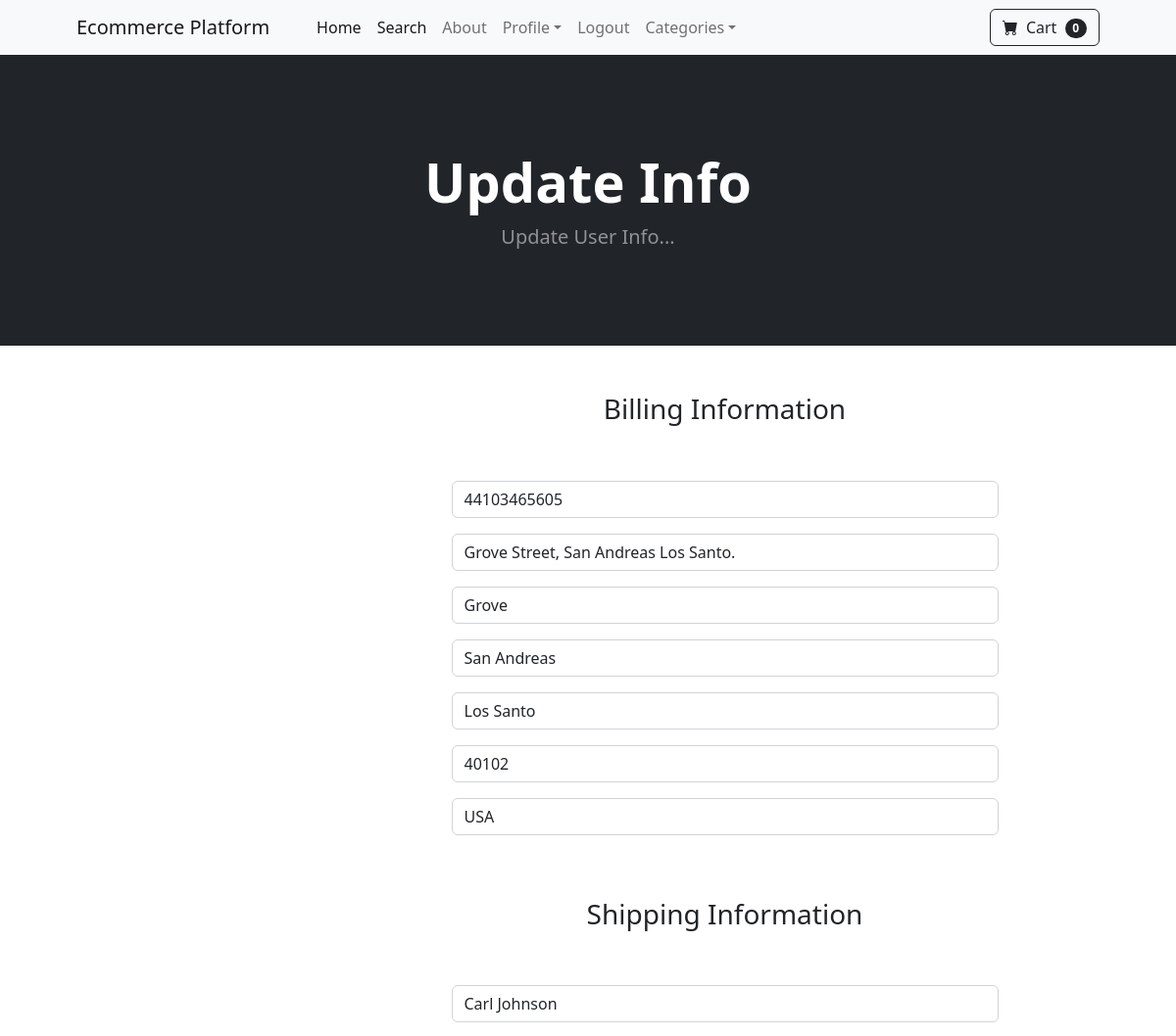
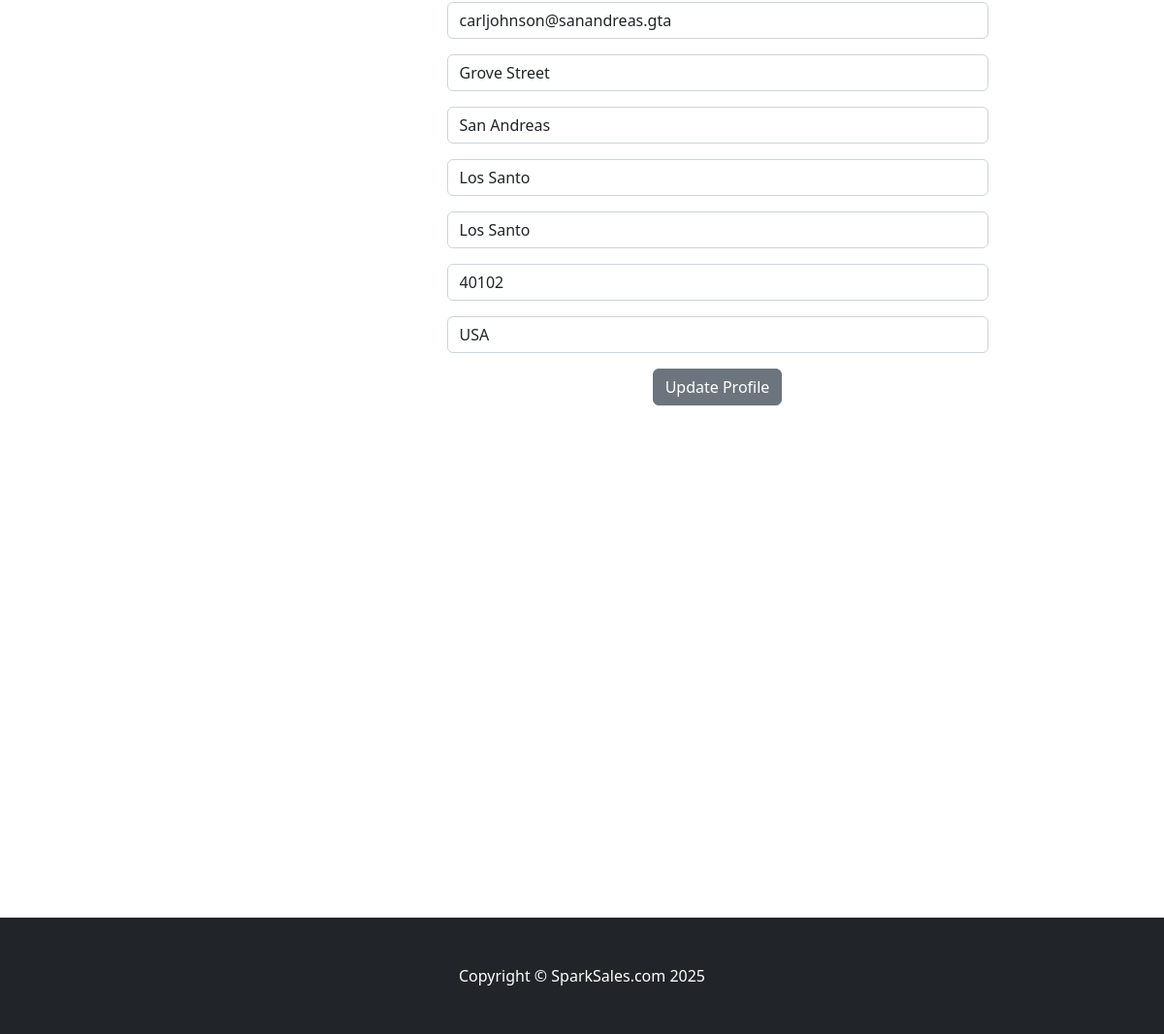
/update_info (signed in), run on the app's committed database (2 pictures, top to bottom).
### store/models.py (models this page shows, shortened)
class Profile(models.Model):
    user = models.OneToOneField('auth.User', on_delete=models.CASCADE)
    phone = models.CharField(max_length=20, blank=True)
    address1 = models.CharField(max_length=200, blank=True)
    address2 = models.CharField(max_length=200, blank=True)
    date_modified = models.DateTimeField(auto_now=True)
    city = models.CharField(max_length=100, blank=True)
    state = models.CharField(max_length=100, blank=True)
    zipcode = models.CharField(max_length=15, blank=True)
    country = models.CharField(max_length=100, blank=True)
    old_cart = models.TextField(blank=True, null=True)

### payment/models.py (models this page shows, shortened)
class ShippingAddress(models.Model):
    user = models.OneToOneField(User, on_delete=models.CASCADE, null=True, blank=True)
    shipping_full_name = models.CharField(max_length=255, blank=True)
    shipping_email_address = models.CharField(max_length=255, blank=True)
    shipping_address1 = models.CharField(max_length=255, blank=True)
    shipping_address2 = models.CharField(max_length=255, blank=True, null=True)
    shipping_city = models.CharField(max_length=255, blank=True)
    shipping_state = models.CharField(max_length=255, blank=True, null=True)
    shipping_zipcode = models.CharField(max_length=255, blank=True, null=True)
    shipping_country = models.CharField(max_length=255, blank=True)
    class Meta:
        verbose_name = 'Shipping Address'
        verbose_name_plural = 'Shipping Address'

### store/views.py (the view, shortened to what this page needs)
# urls.py: path('update_info', views.update_info, name='update_info'),
def update_info(request):
    if request.user.is_authenticated:
        current_user = Profile.objects.get(user__id=request.user.id)
        shipping_user, created = ShippingAddress.objects.get_or_create(user=request.user)
        shipping_form = ShippingAddressForm(request.POST or None, instance=shipping_user)
        form = UserInfoForm(request.POST or None, instance=current_user)
        return render(request, 'update_info.html', {'form': form, 'shipping_form': shipping_form})
    else:
        messages.error(request, "You must be logged in to view this page")
        return redirect('home')

### store/forms.py
class UserInfoForm(forms.ModelForm):
    phone = forms.CharField(label="", widget=forms.TextInput(attrs={'class': 'form-control', 'placeholder': 'Phone'}), required=False)
    address1 = forms.CharField(label="", widget=forms.TextInput(attrs={'class': 'form-control', 'placeholder': 'Address 1'}), required=False)
    address2 = forms.CharField(label="", widget=forms.TextInput(attrs={'class': 'form-control', 'placeholder': 'Address 2'}), required=False)
    city = forms.CharField(label="", widget=forms.TextInput(attrs={'class': 'form-control', 'placeholder': 'City'}), required=False)
    state = forms.CharField(label="", widget=forms.TextInput(attrs={'class': 'form-control', 'placeholder': 'State'}), required=False)
    zipcode = forms.CharField(label="", widget=forms.TextInput(attrs={'class': 'form-control', 'placeholder': 'Zipcode'}), required=False)
    country = forms.CharField(label="", widget=forms.TextInput(attrs={'class': 'form-control', 'placeholder': 'Country'}), required=False)
    class Meta:
        model = Profile
        fields = ('phone', 'address1', 'address2', 'city', 'state', 'zipcode', 'country')

### cart/cart.py (called while the page is built)
    def __len__(self):
        return len(self.cart)

### cart/context_processors.py (called while the page is built)
def cart(request):
    return {'cart': Cart(request)}

### store/templates/update_info.html (shortened to what this page needs)
{% extends 'base.html' %}
{% block content %}
<header class="bg-dark py-5">
    <div class="container px-4 px-lg-5 my-5">
        <div class="text-center text-white">
            <h1 class="display-4 fw-bolder">Update Info</h1>
            <p class="lead fw-normal text-white-50 mb-0">Update User Info...</p>
        </div>
    </div>
</header>
<div class="container">
    <div class="row">
        <center>
            <div class="col-md-6 offset-md-3">
<br/><br/>
<strong><h3>Billing Information</h3></strong>
<br/><br/>
<form method="POST" action="{% url 'update_info' %}">
    {{ form.as_p }}
    <br/><br/>
    <strong><h3>Shipping Information</h3></strong>
    <br/><br/>
    {{ shipping_form.as_p }}
    <button type="submit" class="btn btn-secondary">Update Profile</button>
</form>
                <br/><br/>
                <br/><br/>
                <br/><br/>
                <br/><br/>
                <br/><br/>
                <br/><br/>
                <br/><br/>
                <br/><br/>
                <br/><br/>
                <br/><br/>
                <br/><br/>
            </div>
        </center>
    </div>
</div>
{% endblock %}

### data on the page
Profile: phone "44103465605", address1 "Grove Street, San Andreas Los Santo.", address2 "Grove", city "San Andreas", state "Los Santo", zipcode "40102", country "USA"
ShippingAddress: shipping_full_name "Carl Johnson", shipping_email_address "carljohnson@sanandreas.gta", shipping_address1 "Grove Street", shipping_address2 "San Andreas", shipping_city "Los Santo", shipping_state "Los Santo", shipping_zipcode "40102", shipping_country "USA"

### other printed values
{{ cart|length }} "0"
